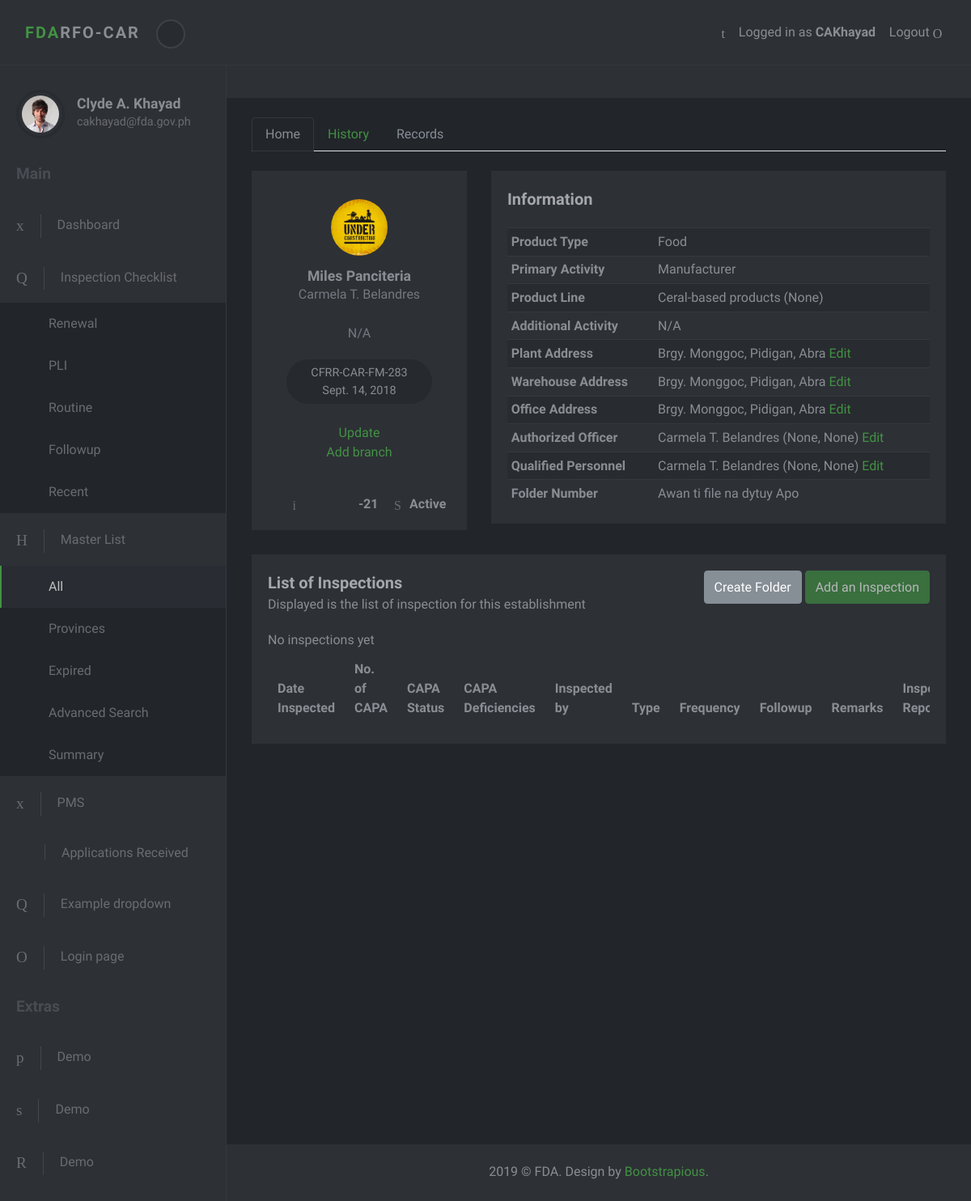
Before: /masterlist/1/ (signed in) with the older database file.
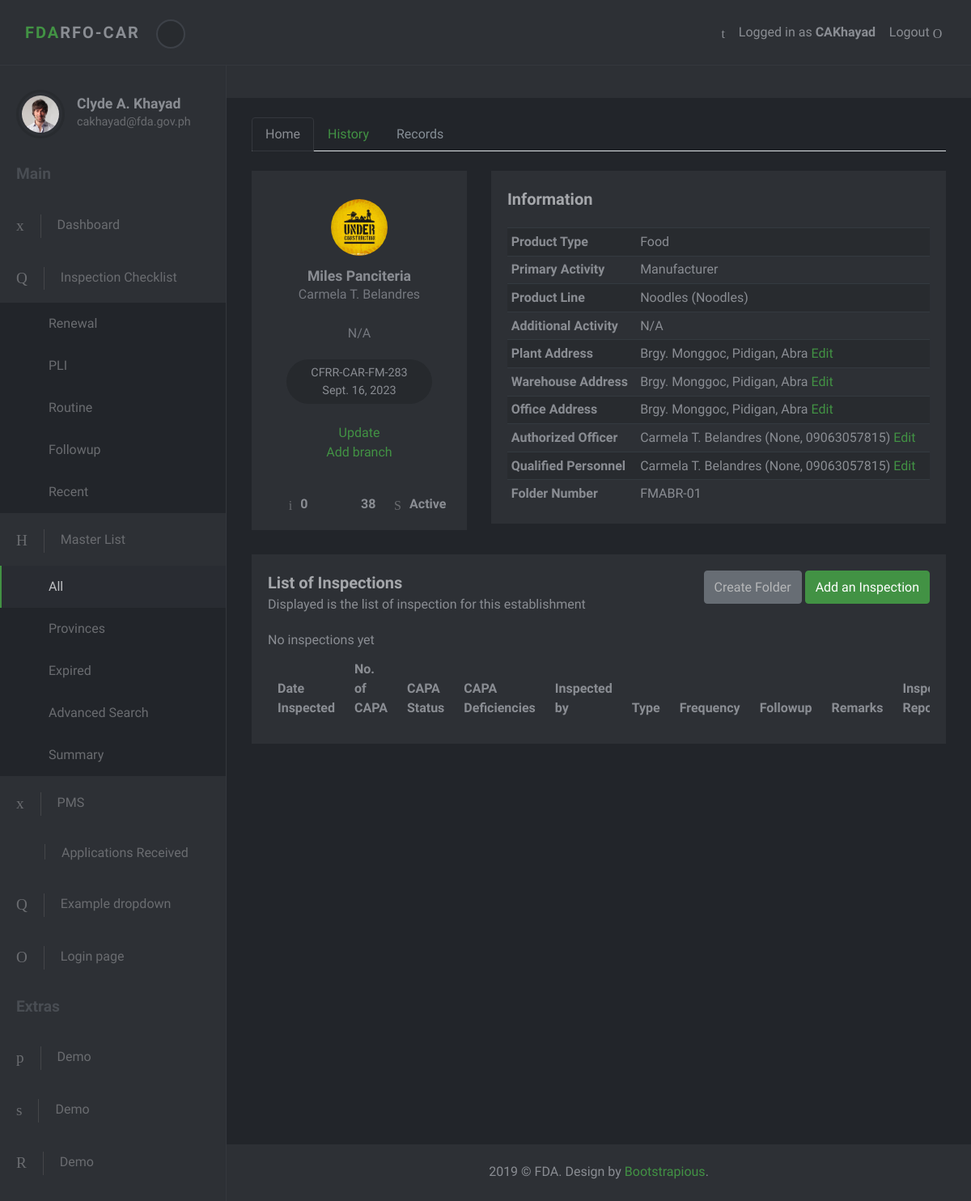
After: the same page with the newer database file.
### masterlist/models.py (models this page shows, shortened)
class Establishment(models.Model):
    date_modified = models.DateTimeField('date modified', default=timezone.now)
    modified_by = models.ForeignKey(settings.AUTH_USER_MODEL, null=True, blank=True, on_delete=models.DO_NOTHING)
    name = models.CharField(max_length=60)
    product_type = models.ForeignKey(ProductType, on_delete=models.CASCADE)
    center = models.CharField(max_length=6, choices=constants.CENTERS, default="CDRR")
    primary_activity = models.ForeignKey(PrimaryActivity, on_delete=models.CASCADE)
    specific_activity = models.ManyToManyField(SpecificActivity)
    plant_address = models.OneToOneField(PlantAddress, on_delete=models.SET_NULL, null=True)
    office_address = models.OneToOneField(OfficeAddress, on_delete=models.SET_NULL, null=True)
    authorized_officer = models.OneToOneField(AuthorizedOfficer, on_delete=models.SET_NULL, null=True)
    status = models.CharField(max_length=8, choices=constants.EST_STATUS, null=True, default="Active")
    expiredlist = mymanagers.ExpiredListManager()
    inactivelist = mymanagers.InactiveListManager()
    objects = models.Manager()
    class Meta:
        ordering = ['-date_modified']

class Lto(models.Model):
    type_of_application = models.CharField(max_length=20, choices=constants.APPLICATIONS)
    establishment = models.ForeignKey(Establishment, on_delete=models.CASCADE, null=True, related_name='ltos')
    issuance = models.DateField(null=True, blank=True, verbose_name='Date Issued', help_text='Format: YYYY/MM/DD')
    lto_number = models.CharField(max_length=255)
    expiry = models.DateField('expiry date', help_text='Format: YYYY/MM/DD')
    def get_duration(self):
        start_date = datetime.now().date()
        end_date = self.expiry
        difference = relativedelta.relativedelta(end_date, start_date)
        month = difference.years * 12 + difference.months
        return month
    class Meta:
        ordering = ['-expiry']
        get_latest_by = 'expiry'

class EstProductLine(models.Model):
    establishment = models.ForeignKey(Establishment, on_delete=models.CASCADE, related_name='product_lines')
    product_line = models.ForeignKey(ProductLine, on_delete=models.CASCADE)
    remarks = models.CharField(max_length=100, null=True, blank=True, verbose_name='Product Remarks')

class ProductLine(models.Model):
    name = models.CharField(max_length=150)
    product_type = models.ForeignKey(ProductType, on_delete=models.SET_NULL, null=True)

class Person(models.Model):
    first_name = models.CharField(max_length=250)
    last_name = models.CharField(max_length=250)
    middle_initial = models.CharField(max_length=3)
    email = models.EmailField(max_length=250, blank=True, null=True)
    mobile = models.CharField(max_length=11, null=True, blank=True)
    def full_name(self):
        return self.first_name + " " + self.middle_initial + ". " + self.last_name

class QualifiedPerson(Person):
    establishment = models.ForeignKey(Establishment, on_delete=models.SET_NULL, null=True)
    designation = models.ForeignKey(QualifiedPersonDesignation, on_delete=models.CASCADE)
    def __str__(self):
        return self.full_name()

class ProductType(models.Model):
    name = models.CharField(max_length=50)
    def __str__(self):
        return self.name

class PrimaryActivity(models.Model):
    name = models.CharField(max_length=150)
    def __str__(self):
        return self.name

class Address(models.Model):
    address = models.CharField(max_length=250)
    region = models.ForeignKey(Region, on_delete=models.CASCADE)
    province = models.ForeignKey(Province, on_delete=models.CASCADE)
    municipality_or_city = models.ForeignKey(CityOrMunicipality, on_delete=models.CASCADE)
    def full_address(self):
        return self.address + ', ' + self.municipality_or_city.name + ', ' + self.province.name

class CityOrMunicipality(models.Model):
    name = models.CharField(max_length=30)
    description = models.CharField(max_length=50, null=True, blank=True)
    province = models.ForeignKey(Province, on_delete=models.CASCADE)

class Province(models.Model):
    name = models.CharField(max_length=30)
    region = models.ForeignKey(Region, on_delete=models.SET_NULL, null=True)

### records/models.py (models this page shows, shortened)
class Record(models.Model):
    establishment = models.OneToOneField(Establishment, on_delete=models.SET_NULL, null=True, blank=False)
    folder_id = models.CharField(max_length=10, null=True, verbose_name="Folder Number")

### masterlist/views.py (the view)
# urls.py: path('<int:id>/', EstablishmentDetailView.as_view(), name='est-detail'),
class EstablishmentDetailView(LoginRequiredMixin, DetailView):
    template_name = 'masterlist/establishment-detail/establishment-detail.html'
    context_object_name = 'establishment'
    def get_object(self):
        est_id =self.kwargs.get("id")
        return get_object_or_404(Establishment, id=est_id)
    def get_context_data(self, **kwargs):
        context = super().get_context_data(**kwargs)
        curr_est = Establishment.objects.get(pk=self.kwargs.get('id'))
        context['alllist_active'] = "active"
        inspections = ''
        try:
            curr_est.record # Check if establishment has a record
        except:
            pass
        else:
            inspections = curr_est.record.inspections.all()
        context['masterlist_active'] = "active"
        context['inspections'] = inspections
        return context

### accounts/models.py (called while the page is built)
    def get_full_name(self):
        return self.first_name + " " + self.middle_initial + ". " + self.last_name

    def get_short_name(self):
        full_name = self.get_full_name()
        splitted = full_name.split()
        short_name = ""
        for i in range(len(splitted)-1):
            full_name = splitted[i]
            short_name += (full_name[0].upper())
        short_name += splitted[-1].title()
        return short_name

    @property
    def is_active(self):
        return self.active

### masterlist/templates/masterlist/establishment-detail/establishment-detail.html (shortened to what the changed rows need)
{% extends 'base-site.html' %}
{% block content %}
<section class="no-padding-top">
    <div class="container-fluid">
         <br>
        <div class="tab-content" id="nav-tabContent">
            <div class="tab-pane fade show active" id="nav-home" role="tabpanel" aria-labelledby="nav-home-tab">
                <div class="row">
                    <div class="col-lg-4">
                        <div class="user-block block text-center">
                            <div class="avatar">
                                <img src="/static/masterlist/img/under_construction_logo.jpg" alt="..." class="img-fluid">
                            </div>
                            <a href="#" class="user-title">
                                <h3 class="h5">{{establishment.name}}</h3>
                                <span>{{establishment.authorized_officer.full_name}}</span> <br />
                                <br />
                                {% for spec_act in establishment.specific_activity.all %}
                                <span>{{spec_act.name}}</span><br>
                                {% endfor %}
                            </a>
                            <div class="contributions">{{establishment.ltos.first.lto_number}} <br> {{establishment.ltos.first.expiry}}</div> <br><br/>
                            <a href="{% url 'admin:masterlist_establishment_change' establishment.id %}" target="_blank">Update</a><br/>
                            <a href="#">Add branch</a>
                            <div class="details d-flex">
                                <div class="item" data-toggle="tooltip" title="Number of Inspections"><i class="icon-info"></i><strong>{{establishment.record.inspections.all.count}}</strong></div>
                                <div class="item" data-toggle="tooltip" title="Month/s before expiration"><i class="fa fa-gg"></i><strong>{{establishment.ltos.latest.get_duration}}</strong></div>
                                <div class="item" data-toggle="tooltip" title="Status"><i class="icon-flow-branch"></i><strong>{{establishment.status}}</strong></div>
                            </div>
                        </div>
                    </div>
                    <div class="col-lg-8">
                        <div class="user-block block text-center">
                            <div class="table-responsive">
                                <table class="table table-striped table-sm">
                                    <tbody>
                                        <tr>
                                            <th scope="row" class="text-left">Product Type</th>
                                            <td class="text-left">{{establishment.product_type}}</td>
                                        </tr>
                                        <tr>
                                            <th scope="row" class="text-left">Primary Activity</th>
                                            <td class="text-left">{{establishment.primary_activity}}</td>
                                        </tr>
                                        <tr>
                                            <th scope="row" class="text-left">Product Line</th>
                                            <td class="text-left">
                                                {% for product_line in  establishment.product_lines.all %}
                                                {% if forloop.last %}
                                                    {{product_line.product_line.name}} ({{product_line.remarks}})
                                                {% else %}
                                                    {{product_line.product_line.name}} ({{product_line.remarks}}),
                                                {% endif %}
                                                {% endfor %}
                                            </td>
                                        </tr>
                                        <tr>
                                            <th scope="row" class="text-left">Additional Activity</th>
                                        </tr>
                                        <tr>
                                            <th scope="row" class="text-left">Plant Address</th>
                                            <td class="text-left">{{establishment.plant_address.full_address}} <a href="{% url 'admin:masterlist_establishment_change' establishment.id %}#tabs-3" target="_blank">Edit</a></td>
                                        </tr>
                                        <tr>
                                            <th scope="row" class="text-left">Warehouse Address</th>
                                        </tr>
                                        <tr>
                                            <th scope="row" class="text-left">Office Address</th>
                                            <td class="text-left">{{establishment.office_address.full_address}} <a href="{% url 'admin:masterlist_establishment_change' establishment.id %}#tabs-3" target="_blank">Edit</a></td>
                                        </tr>
                                        <tr>
                                            <th scope="row" class="text-left">Authorized Officer</th>
                                            <td class="text-left">
                                                {{establishment.authorized_officer.full_name}} ({{establishment.authorized_officer.email}}, {{establishment.authorized_officer.mobile}})
                                                 <a href="{% url 'admin:masterlist_establishment_change' establishment.id %}#tabs-4" target="_blank">Edit</a>
                                            </td>
                                        </tr>
                                        <tr>
                                            <th scope="row" class="text-left">Qualified Personnel</th>
                                            {% if establishment.qualifiedperson_set.all %}
                                            <td class="text-left">
                                            {% for qualified_person in establishment.qualifiedperson_set.all %}
                                                {{qualified_person}} ({{qualified_person.email}}, {{qualified_person.mobile}})
                                                <a href="{% url 'admin:masterlist_establishment_change' establishment.id %}#tabs-4" target="_blank">Edit</a>
                                                <br>
                                            {% endfor %}
                                            </td>
                                            {% else %}
                                            <td class="text-left">None</td>
                                            {% endif %}
                                        </tr>
                                        <tr>
                                            <th scope="row" class="text-left">Folder Number</th>
                                            {% if establishment.record %}
                                            <td class="text-left">{{establishment.record.folder_id}}</td>
                                            {% else %}
                                            <td class="text-left">Awan ti file na dytuy Apo</td>
                                            {% endif %}
                                        </tr>
                                    </tbody>
                                </table>
                            </div>
                        </div>
                    </div>
                </div>
                {% include 'masterlist/establishment-detail/inspection.html' %}
            </div>
        </div>
    </div>
</section>
{% endblock %}

Changed rows visible on the page:
changed through a linked row, Establishment "Miles Panciteria": ltos.first.expiry "Sept. 14, 2018" → "Sept. 16, 2023"; record.inspections.all.count (not shown) → "0"; ltos.latest.get_duration "-21" → "38"; authorized_officer.mobile "None" → "09063057815"; record.folder_id (not shown) → "FMABR-01"
changed EstProductLine: product_line.name "Ceral-based products" → "Noodles"; remarks "None" → "Noodles"
changed through a linked row, QualifiedPerson "Carmela T. Belandres": mobile "None" → "09063057815"
Other visible differences:
text no longer shown: "Awan ti file na dytuy Apo"
